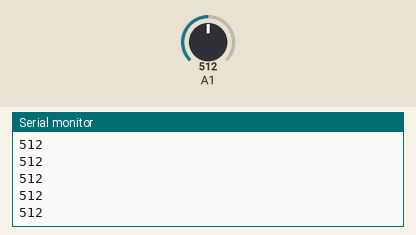
Simulated run of this sketch. Board: Arduino Uno, built with avr-gcc and run on an emulated ATmega328P. Parts: the last lines printed to the serial monitor. The test bench sets the inputs (shaded band); at power-on: A1 = 512.

Above: at 1.2 s.
1.3 s: A1 set to 716
At 2.3 s:
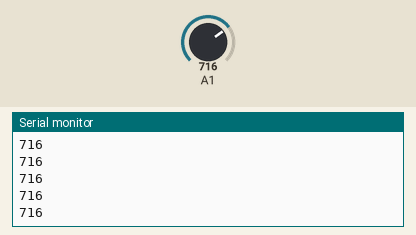
2.8 s: A1 set to 900
At 3.6 s:
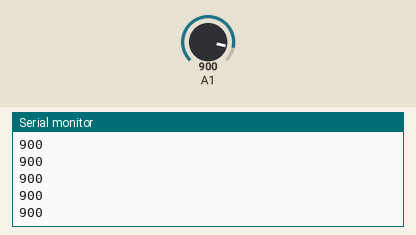
Timing chart, 0 to 5.8 s (numbered marks = the images above; inputs shaded):
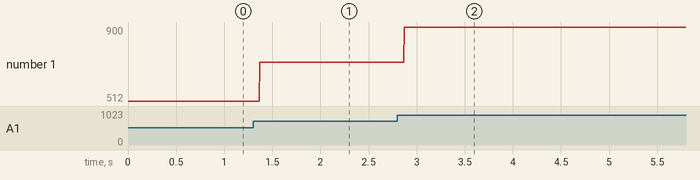

The sketch:

sketch_mar08c.ino
```cpp
void setup() {
  Serial.begin(9600);
}

void loop()
{
 int readVal = analogRead(A1);
 Serial.println(readVal);


}
```

Measured:
- after the input at 1.3 s, the serial monitor: prints a new line after 0.07 s (image 1)
- after the input at 2.8 s, the serial monitor: prints a new line after 0.07 s (image 2)
- plotted number 1: 512 → 716 after the input at 1.3 s, 716 → 900 after the input at 2.8 s
